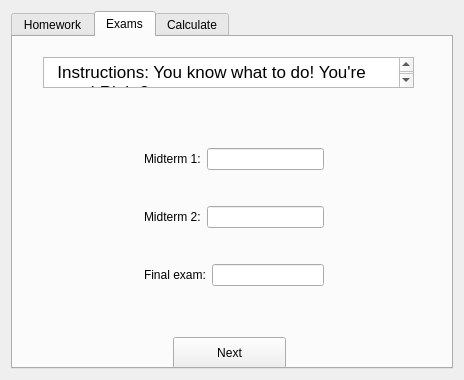
<?xml version="1.0" encoding="UTF-8"?>
<ui version="4.0">
 <class>MainWindow</class>
 <widget class="QMainWindow" name="MainWindow">
  <property name="geometry">
   <rect>
    <x>0</x>
    <y>0</y>
    <width>464</width>
    <height>380</height>
   </rect>
  </property>
  <property name="windowTitle">
   <string>PIC 10B Grade Calculator</string>
  </property>
  <widget class="QWidget" name="centralWidget">
   <layout class="QVBoxLayout" name="verticalLayout_3">
    <item>
     <widget class="QTabWidget" name="tabWidget">
      <property name="currentIndex">
       <number>1</number>
      </property>
      <widget class="QWidget" name="tab">
       <attribute name="title">
        <string>Homework</string>
       </attribute>
       <widget class="QWidget" name="horizontalLayoutWidget_9">
        <property name="geometry">
         <rect>
          <x>20</x>
          <y>79</y>
          <width>394</width>
          <height>211</height>
         </rect>
        </property>
        <layout class="QHBoxLayout" name="horizontalLayout_12">
         <property name="rightMargin">
          <number>0</number>
         </property>
         <item>
          <layout class="QVBoxLayout" name="verticalLayout_2">
           <property name="rightMargin">
            <number>10</number>
           </property>
           <property name="bottomMargin">
            <number>0</number>
           </property>
           <item>
            <layout class="QHBoxLayout" name="horizontalLayout_4">
             <item>
              <widget class="QLabel" name="label_1">
               <property name="text">
                <string>Homework 1:</string>
               </property>
              </widget>
             </item>
             <item>
              <widget class="QLineEdit" name="lineEdit_1"/>
             </item>
            </layout>
           </item>
           <item>
            <layout class="QHBoxLayout" name="horizontalLayout_5">
             <item>
              <widget class="QLabel" name="label_2">
               <property name="text">
                <string>Homework 2:</string>
               </property>
              </widget>
             </item>
             <item>
              <widget class="QLineEdit" name="lineEdit_2"/>
             </item>
            </layout>
           </item>
           <item>
            <layout class="QHBoxLayout" name="horizontalLayout_7">
             <item>
              <widget class="QLabel" name="label_3">
               <property name="text">
                <string>Homework 3:</string>
               </property>
              </widget>
             </item>
             <item>
              <widget class="QLineEdit" name="lineEdit_3"/>
             </item>
            </layout>
           </item>
           <item>
            <layout class="QHBoxLayout" name="horizontalLayout_6">
             <item>
              <widget class="QLabel" name="label_4">
               <property name="text">
                <string>Homework 4:</string>
               </property>
              </widget>
             </item>
             <item>
              <widget class="QLineEdit" name="lineEdit_4"/>
             </item>
            </layout>
           </item>
          </layout>
         </item>
         <item>
          <layout class="QVBoxLayout" name="verticalLayout">
           <property name="rightMargin">
            <number>10</number>
           </property>
           <property name="bottomMargin">
            <number>0</number>
           </property>
           <item>
            <layout class="QHBoxLayout" name="horizontalLayout_8">
             <item>
              <widget class="QLabel" name="label_5">
               <property name="text">
                <string>Homework 5:</string>
               </property>
              </widget>
             </item>
             <item>
              <widget class="QLineEdit" name="lineEdit_5"/>
             </item>
            </layout>
           </item>
           <item>
            <layout class="QHBoxLayout" name="horizontalLayout_9">
             <item>
              <widget class="QLabel" name="label_6">
               <property name="text">
                <string>Homework 6:</string>
               </property>
              </widget>
             </item>
             <item>
              <widget class="QLineEdit" name="lineEdit_6"/>
             </item>
            </layout>
           </item>
           <item>
            <layout class="QHBoxLayout" name="horizontalLayout_10">
             <item>
              <widget class="QLabel" name="label_7">
               <property name="text">
                <string>Homework 7:</string>
               </property>
              </widget>
             </item>
             <item>
              <widget class="QLineEdit" name="lineEdit_7"/>
             </item>
            </layout>
           </item>
           <item>
            <layout class="QHBoxLayout" name="horizontalLayout_11">
             <item>
              <widget class="QLabel" name="label_8">
               <property name="text">
                <string>Homework 8:</string>
               </property>
              </widget>
             </item>
             <item>
              <widget class="QLineEdit" name="lineEdit_8"/>
             </item>
            </layout>
           </item>
          </layout>
         </item>
        </layout>
       </widget>
       <widget class="QTextBrowser" name="textBrowser">
        <property name="geometry">
         <rect>
          <x>20</x>
          <y>12</y>
          <width>394</width>
          <height>61</height>
         </rect>
        </property>
        <property name="sizePolicy">
         <sizepolicy hsizetype="Minimum" vsizetype="Minimum">
          <horstretch>0</horstretch>
          <verstretch>0</verstretch>
         </sizepolicy>
        </property>
        <property name="autoFillBackground">
         <bool>false</bool>
        </property>
        <property name="styleSheet">
         <string notr="true"/>
        </property>
        <property name="html">
         <string>&lt;!DOCTYPE HTML PUBLIC &quot;-//W3C//DTD HTML 4.0//EN&quot; &quot;http://www.w3.org/TR/REC-html40/strict.dtd&quot;&gt;
&lt;html&gt;&lt;head&gt;&lt;meta name=&quot;qrichtext&quot; content=&quot;1&quot; /&gt;&lt;style type=&quot;text/css&quot;&gt;
p, li { white-space: pre-wrap; }
&lt;/style&gt;&lt;/head&gt;&lt;body style=&quot; font-family:'.SF NS Text'; font-size:13pt; font-weight:400; font-style:normal;&quot;&gt;
&lt;p style=&quot; margin-top:0px; margin-bottom:0px; margin-left:0px; margin-right:0px; -qt-block-indent:0; text-indent:0px;&quot;&gt;Instructions: Please enter your grade for each homework in percentages. If there were only seven homeworks assigned, please enter &amp;quot;N/A&amp;quot; for Homework 8.&lt;/p&gt;&lt;/body&gt;&lt;/html&gt;</string>
        </property>
       </widget>
       <widget class="QPushButton" name="next1">
        <property name="geometry">
         <rect>
          <x>160</x>
          <y>300</y>
          <width>113</width>
          <height>32</height>
         </rect>
        </property>
        <property name="text">
         <string>Next</string>
        </property>
       </widget>
      </widget>
      <widget class="QWidget" name="tab_2">
       <attribute name="title">
        <string>Exams</string>
       </attribute>
       <widget class="QPushButton" name="next2">
        <property name="geometry">
         <rect>
          <x>160</x>
          <y>300</y>
          <width>113</width>
          <height>32</height>
         </rect>
        </property>
        <property name="text">
         <string>Next</string>
        </property>
       </widget>
       <widget class="QWidget" name="verticalLayoutWidget_3">
        <property name="geometry">
         <rect>
          <x>120</x>
          <y>70</y>
          <width>191</width>
          <height>209</height>
         </rect>
        </property>
        <layout class="QVBoxLayout" name="verticalLayout_4">
         <property name="rightMargin">
          <number>0</number>
         </property>
         <property name="bottomMargin">
          <number>0</number>
         </property>
         <item>
          <layout class="QHBoxLayout" name="horizontalLayout_13">
           <item>
            <widget class="QLabel" name="label_9">
             <property name="text">
              <string>Midterm 1:</string>
             </property>
            </widget>
           </item>
           <item>
            <widget class="QLineEdit" name="lineEdit_9"/>
           </item>
          </layout>
         </item>
         <item>
          <layout class="QHBoxLayout" name="horizontalLayout_14">
           <item>
            <widget class="QLabel" name="label_10">
             <property name="text">
              <string>Midterm 2:</string>
             </property>
            </widget>
           </item>
           <item>
            <widget class="QLineEdit" name="lineEdit_10"/>
           </item>
          </layout>
         </item>
         <item>
          <layout class="QHBoxLayout" name="horizontalLayout_15">
           <item>
            <widget class="QLabel" name="label_11">
             <property name="text">
              <string>Final exam:</string>
             </property>
            </widget>
           </item>
           <item>
            <widget class="QLineEdit" name="lineEdit_11"/>
           </item>
          </layout>
         </item>
        </layout>
       </widget>
       <widget class="QTextBrowser" name="textBrowser_2">
        <property name="geometry">
         <rect>
          <x>30</x>
          <y>20</y>
          <width>371</width>
          <height>31</height>
         </rect>
        </property>
        <property name="sizePolicy">
         <sizepolicy hsizetype="Minimum" vsizetype="Minimum">
          <horstretch>0</horstretch>
          <verstretch>0</verstretch>
         </sizepolicy>
        </property>
        <property name="autoFillBackground">
         <bool>false</bool>
        </property>
        <property name="styleSheet">
         <string notr="true"/>
        </property>
        <property name="html">
         <string>&lt;!DOCTYPE HTML PUBLIC &quot;-//W3C//DTD HTML 4.0//EN&quot; &quot;http://www.w3.org/TR/REC-html40/strict.dtd&quot;&gt;
&lt;html&gt;&lt;head&gt;&lt;meta name=&quot;qrichtext&quot; content=&quot;1&quot; /&gt;&lt;style type=&quot;text/css&quot;&gt;
p, li { white-space: pre-wrap; }
&lt;/style&gt;&lt;/head&gt;&lt;body style=&quot; font-family:'.SF NS Text'; font-size:13pt; font-weight:400; font-style:normal;&quot;&gt;
&lt;p style=&quot; margin-top:0px; margin-bottom:0px; margin-left:0px; margin-right:0px; -qt-block-indent:0; text-indent:0px;&quot;&gt;  Instructions: You know what to do! You're smart! Right?...&lt;/p&gt;&lt;/body&gt;&lt;/html&gt;</string>
        </property>
       </widget>
      </widget>
      <widget class="QWidget" name="tab_3">
       <attribute name="title">
        <string>Calculate</string>
       </attribute>
       <widget class="QPushButton" name="pushButton_3">
        <property name="geometry">
         <rect>
          <x>70</x>
          <y>20</y>
          <width>301</width>
          <height>32</height>
         </rect>
        </property>
        <property name="text">
         <string>Click HERE to reveal your fate!</string>
        </property>
       </widget>
       <widget class="QWidget" name="verticalLayoutWidget_4">
        <property name="geometry">
         <rect>
          <x>120</x>
          <y>70</y>
          <width>191</width>
          <height>209</height>
         </rect>
        </property>
        <layout class="QVBoxLayout" name="verticalLayout_5">
         <property name="rightMargin">
          <number>0</number>
         </property>
         <property name="bottomMargin">
          <number>0</number>
         </property>
         <item>
          <layout class="QHBoxLayout" name="horizontalLayout_16">
           <item>
            <widget class="QLabel" name="label_12">
             <property name="text">
              <string>Scheme 1:</string>
             </property>
            </widget>
           </item>
           <item>
            <widget class="QLineEdit" name="lineEdit_12"/>
           </item>
          </layout>
         </item>
         <item>
          <layout class="QHBoxLayout" name="horizontalLayout_17">
           <item>
            <widget class="QLabel" name="label_13">
             <property name="text">
              <string>Scheme 2:</string>
             </property>
            </widget>
           </item>
           <item>
            <widget class="QLineEdit" name="lineEdit_13"/>
           </item>
          </layout>
         </item>
         <item>
          <layout class="QHBoxLayout" name="horizontalLayout_18">
           <item>
            <widget class="QLabel" name="label_14">
             <property name="text">
              <string>Final grade:</string>
             </property>
            </widget>
           </item>
           <item>
            <widget class="QLineEdit" name="lineEdit_14"/>
           </item>
          </layout>
         </item>
        </layout>
       </widget>
      </widget>
     </widget>
    </item>
   </layout>
  </widget>
 </widget>
 <layoutdefault spacing="6" margin="11"/>
 <resources/>
 <connections/>
</ui>
